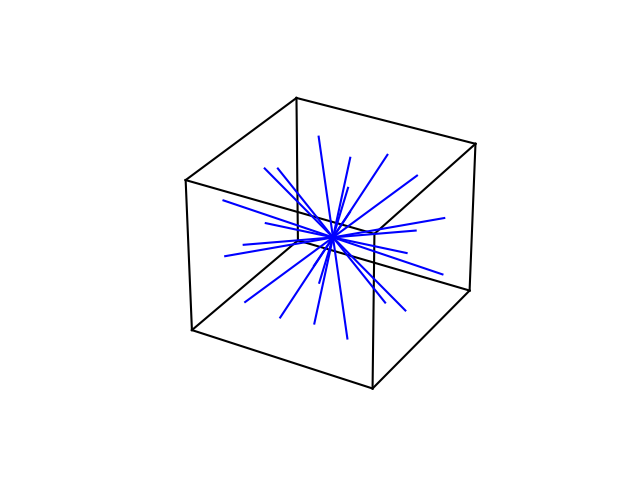

This figure's Python source:
import matplotlib.pyplot as plt
from mpl_toolkits.mplot3d import Axes3D
import numpy as np

fig = plt.figure()
ax = fig.add_subplot(111, projection='3d')

# 立方体の8つの頂点を定義
cube_vertices = np.array([[-0.5, -0.5, -0.5],
                          [0.5, -0.5, -0.5],
                          [0.5, 0.5, -0.5],
                          [-0.5, 0.5, -0.5],
                          [-0.5, -0.5, 0.5],
                          [0.5, -0.5, 0.5],
                          [0.5, 0.5, 0.5],
                          [-0.5, 0.5, 0.5]])

# 立方体のエッジを描画
edges = [
    [cube_vertices[0], cube_vertices[1]], [cube_vertices[1], cube_vertices[2]],
    [cube_vertices[2], cube_vertices[3]], [cube_vertices[3], cube_vertices[0]],
    [cube_vertices[4], cube_vertices[5]], [cube_vertices[5], cube_vertices[6]],
    [cube_vertices[6], cube_vertices[7]], [cube_vertices[7], cube_vertices[4]],
    [cube_vertices[0], cube_vertices[4]], [cube_vertices[1], cube_vertices[5]],
    [cube_vertices[2], cube_vertices[6]], [cube_vertices[3], cube_vertices[7]]
]
for edge in edges:
    ax.plot([edge[0][0], edge[1][0]], [edge[0][1], edge[1][1]], [edge[0][2], edge[1][2]], 'k-')

# 中心から立方体の面や頂点方向に線を描画
directions = [
    (1, 0.37796447, 0.37796447), (1, 0.37796447, -0.37796447), (1, -0.37796447, 0.37796447), (1, -0.37796447, -0.37796447),
    (-1, 0.37796447, 0.37796447), (-1, 0.37796447, -0.37796447), (-1, -0.37796447, 0.37796447), (-1, -0.37796447, -0.37796447),
    (0.37796447, 1, 0.37796447), (-0.37796447, 1, 0.37796447), (0.37796447, 1, -0.37796447), (-0.37796447, 1, -0.37796447),
    (0.37796447, -1, 0.37796447), (-0.37796447, -1, 0.37796447), (0.37796447, -1, -0.37796447), (-0.37796447, -1, -0.37796447),
    (0.37796447, 0.37796447, 1), (-0.37796447, 0.37796447, 1), (0.37796447, -0.37796447, 1), (-0.37796447, -0.37796447, 1),
    (0.37796447, 0.37796447, -1), (-0.37796447, 0.37796447, -1), (0.37796447, -0.37796447, -1), (-0.37796447, -0.37796447, -1)
    # 必要に応じて他の方向も指定してください
]

for d in directions:
    ax.plot([0, 0.5 * d[0]], [0, 0.5 * d[1]], [0, 0.5 * d[2]], 'b-')

# 軸とグリッドを非表示
ax.set_axis_off()

# グラフの表示

plt.savefig('24line.png')
